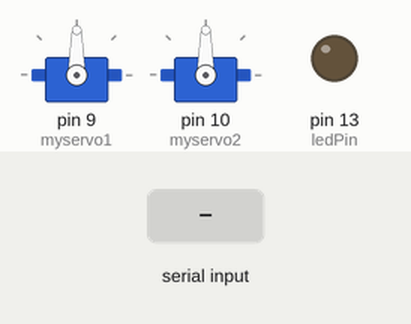
Simulated run of this sketch. Board: Arduino Uno, built with avr-gcc and run on an emulated ATmega328P. On the bench: 2 × servo, output pins drawn as LEDs (lit = HIGH). The inputs (shaded band) are chosen by the test bench.

Above: at 1.2 s.
1.3 s: "W" received over Serial
At 2.0 s:
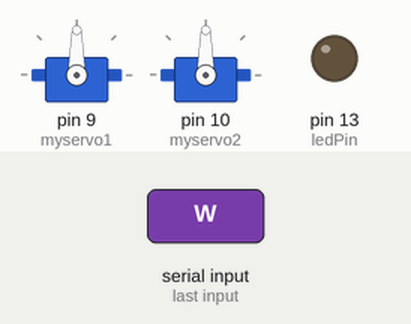
2.8 s: "S" received over Serial
At 3.1 s:
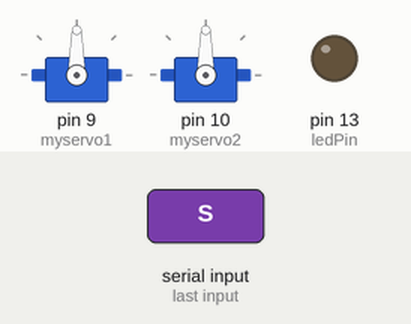
4.3 s: "A" received over Serial
At 5.5 s:
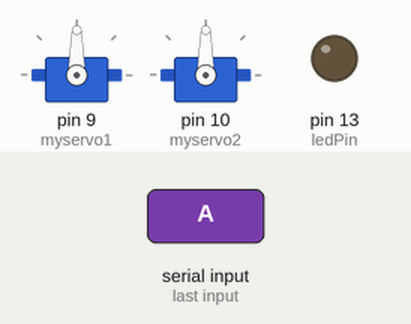
5.8 s: "D" received over Serial
At 6.6 s:
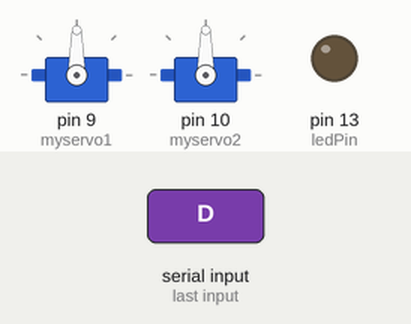
Timing chart, 0 to 8.3 s (numbered marks = the images above; inputs shaded):
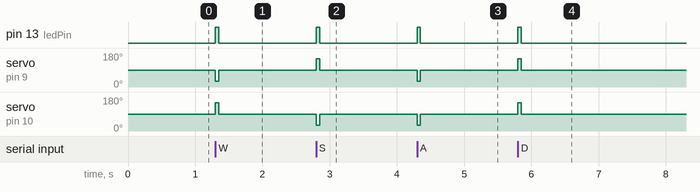

The sketch:

servoControllerArduino6.pde
```cpp
#include <Servo.h>

Servo myservo1;      // create servo object to control a servo
Servo myservo2;
int pos = 0;         // variable to store the servo position
char * incomingByte; // for incoming serial data
int ledPin = 13;

void setup()
{
  Serial.begin(57600);
  myservo1.attach(9);  // attaches the servo on pin 9 to the servo object
  myservo2.attach(10);
  pinMode(ledPin, OUTPUT);      // sets the digital pin as output
}


void loop()
{


    int readByte = Serial.read(); // read the incoming byte:

  if (readByte == 'W') {   //go front

               myservo1.write(30);
               myservo2.write(150);
               digitalWrite(ledPin, HIGH);   // sets the LED on
               delay(50);
    	 }

  if (readByte == 'S') {   // go back
               myservo1.write(150);
               myservo2.write(30);
               digitalWrite(ledPin, HIGH);   // sets the LED on
               delay(50);
     	 }


    if (readByte == 'A') {   // go left
               myservo1.write(30);
               myservo2.write(30);
               digitalWrite(ledPin, HIGH);   // sets the LED on
               delay(50);
         }


    if (readByte == 'D') {   // go right
               myservo1.write(150);
               myservo2.write(150);
               digitalWrite(ledPin, HIGH);   // sets the LED on
               delay(50);
         }


    else {
          digitalWrite(ledPin, LOW);   // sets the LED on
          myservo1.write(90);
          myservo2.write(90);
  }
 }
```

Measured:
- after the input at 1.3 s, pin 13 (ledPin): LOW → HIGH at once, → LOW 0.05 s later; servo on pin 9 (myservo1): 90° → 30° at once, → 90° 0.05 s later; servo on pin 10 (myservo2): 90° → 150° at once, → 90° 0.05 s later
- after the input at 2.8 s, pin 13 (ledPin): LOW → HIGH at once, → LOW 0.05 s later; servo on pin 9 (myservo1): 90° → 150° at once, → 90° 0.05 s later; servo on pin 10 (myservo2): 90° → 30° at once, → 90° 0.05 s later
- after the input at 4.3 s, pin 13 (ledPin): LOW → HIGH at once, → LOW 0.05 s later; servo on pin 9 (myservo1), servo on pin 10 (myservo2): 90° → 30° at once, → 90° 0.05 s later
- after the input at 5.8 s, pin 13 (ledPin): LOW → HIGH at once, → LOW 0.05 s later; servo on pin 9 (myservo1), servo on pin 10 (myservo2): 90° → 150° at once, → 90° 0.05 s later
